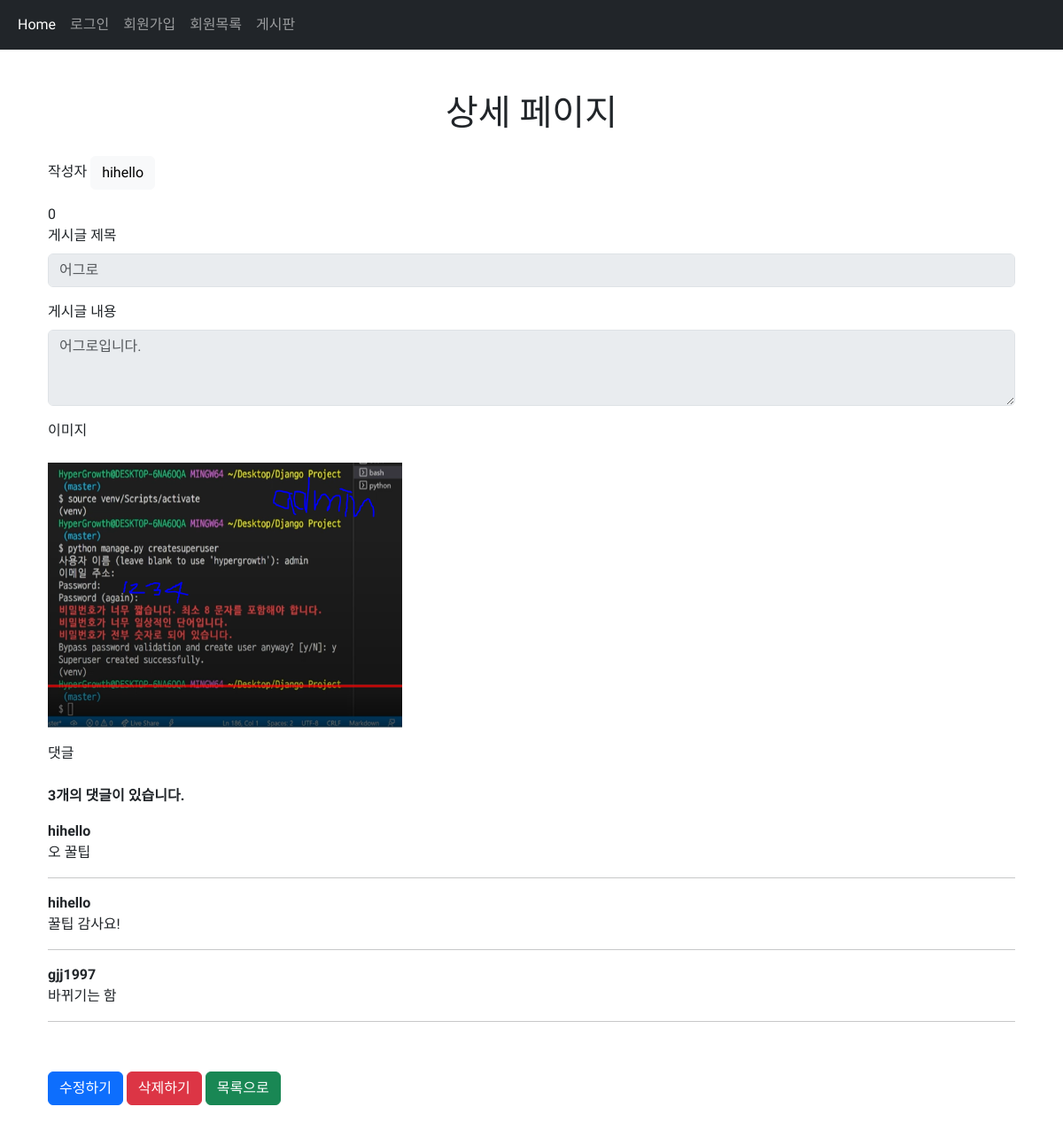
The app's page /articles/3/ with its own data.
### articles/models.py (models this page shows)
class Article(models.Model):
    title = models.CharField(max_length=20)
    content = models.TextField()
    image = models.ImageField(upload_to="images/", blank=True)
    thumbnail = ProcessedImageField(
        upload_to="images/",
        blank=True,
        processors=[ResizeToFill(1200, 960)],
        format="JPEG",
        options={"quality": 80},
    )
    user = models.ForeignKey(settings.AUTH_USER_MODEL, on_delete=models.CASCADE)
    like_users = models.ManyToManyField(
        settings.AUTH_USER_MODEL, related_name="like_articles"
    )

class Comment(models.Model):
    content = models.CharField(max_length=80)
    created_at = models.DateTimeField(auto_now_add=True)
    article = models.ForeignKey(Article, on_delete=models.CASCADE)
    user = models.ForeignKey(settings.AUTH_USER_MODEL, on_delete=models.CASCADE)

### accounts/models.py (models this page shows, shortened)
class User(AbstractUser):
    profile_image = models.ImageField(upload_to="images/", blank=True)
    followings = models.ManyToManyField(
        "self", symmetrical=False, related_name="followers"
    )

### articles/views.py (the view)
# urls.py: path("<int:pk>/", views.detail, name="detail"),
def detail(request, pk):
    article = Article.objects.get(pk=pk)
    comment_form = CommentForm()
    context = {
        "article": article,
        "comments": article.comment_set.all(),
        "comment_form": comment_form,
    }
    return render(request, "articles/detail.html", context)

### articles/forms.py
class CommentForm(forms.ModelForm):
    class Meta:
        model = Comment
        fields = [
            "content",
        ]

### articles/templates/articles/detail.html (shortened to what this page needs)
{% extends 'base.html' %}
{% load django_bootstrap5 %}
{% block body %}
<div class="container my-5">
    <h1 class='text-center my-4'>상세 페이지</h1>
    <div class="mb-3">
        <label for="exampleFormControlInput1" class="form-label">작성자</label>
        <button type="button" class="btn btn-light"><a href="{% url 'accounts:detail' article.user.pk %}"
                style="text-decoration: none; color: black;">
                {{article.user.username }}</a></button>
    </div>
    <span id="like-count">{{ article.like_users.count }}</span>
    <div class="mb-3">
        <label for="exampleFormControlInput1" class="form-label">게시글 제목</label>
        <input type="text" class="form-control" id="exampleFormControlInput1" placeholder="{{ article.title}}" disabled
            readonly>
    </div>
    <div class="mb-3">
        <label for="exampleFormControlTextarea1" class="form-label">게시글 내용</label>
        <textarea class="form-control" id="exampleFormControlTextarea1" placeholder="{{ article.content }}" rows="3"
            disabled readonly></textarea>
    </div>
    <div class="mb-3">
        <label for="exampleFormControlTextarea1" class="form-label">이미지</label>
    </div>
    <div class="mb-3">
        {% if article.image %}
        <img src="{{ article.image.url }}" alt="{{ article.image }}" width="400" height="300">
        {% else %}
        <p class="text-light bg-dark">이미지가 없습니다.</p>
        {% endif %}
    </div>
    <div class="mb-3">
        <label for="exampleFormControlInput1" class="form-label">댓글</label>
    </div>
    <div class="mb-3">
        {% if comments %}
        <p><b>{{ comments|length }}개의 댓글이 있습니다.</b></p>
        {% endif %}
    </div>
    <div class="commentList">
        <div id="comments">
            {% for comment in comments %}
            <div class="fw-bold">{{ comment.user.username }}</div>
            {{ comment.content }}
            {% if request.user == comment.user %}
            <div class="box-container">
                <form action="{% url 'articles:comments_update' article.pk comment.pk %}" method="POST">
                    {% csrf_token %}
                    <button type="submit" class="btn btn-warning my-3 float-right">댓글수정</button>
                </form>
                <form action="{% url 'articles:comments_delete' article.pk comment.pk %}" method="POST">
                    {% csrf_token %}
                    <button type="submit" class="btn btn-warning my-3 float-right">댓글삭제</button>
                </form>
            </div>
            <hr>
            {% else %}
            <hr>
            {% endif %}
            {% empty %}
            <p>작성된 댓글이 없습니다.</p>
            {% endfor %}
            <br>
        </div>
    </div>
    <a class="btn btn-primary my-3 float-right" href="{% url 'articles:update' article.pk %}">수정하기</a>
    <a class="btn btn-danger my-3 float-right" href="{% url 'articles:delete' article.pk %}">삭제하기</a>
    <a class="btn btn-success my-3 float-right" href="{% url 'articles:index' %}">목록으로</a>
    {% endblock %}

### pjt/templates/base.html (shortened to what this page needs)
{% load django_bootstrap5 %}
<!DOCTYPE html>
<html lang="ko">
<head>
    <link rel="stylesheet" href="https://cdn.jsdelivr.net/npm/bootstrap-icons@1.9.1/font/bootstrap-icons.css">
    <link href="https://cdn.jsdelivr.net/npm/bootstrap@5.2.2/dist/css/bootstrap.min.css" rel="stylesheet"
>
    {% bootstrap_css %}
</head>
<nav class="navbar navbar-expand-md navbar-dark bg-dark">
    {% if request.user.is_authenticated %}
    <div class="container-fluid">
        <div class="dropdown px-4 py-3" style="height:5rem; z-index:2;">
            <a class="btn btn-secondary start-0 d-flex justify-content-center align-items-center dropdown-toggle"
                href="#" role="button" data-bs-toggle="dropdown" aria-expanded="false">
                {% if request.user.profile_image %}
                <div class="rounded-circle bg-white"
                    style="width:35px; height:35px; background-image:url({{ request.user.profile_image.url }}); background-repeat:no-repeat; background-position:center; background-size:contain;);">
                </div>
                {% else %}
                <div class="rounded-circle"
                    style="width:35px; height:35px; background-image:url('https://dummyimage.com/35x35/000/fff');">
                </div>
                {% endif %}
                <div class="ms-2 text-start">
                    <p class="m-0 text-white" style="font-size:12px;">{{ request.user.username}}</p>
                </div>
            </a>
            <ul class="dropdown-menu">
                <li><a class="dropdown-item" href="{% url 'accounts:detail' user.pk %}">프로필</a></li>
                <li>
                    <a class="dropdown-item" href="{% url 'accounts:logout' %}">로그아웃</a>
                </li>
            </ul>
        </div>
        <button class="navbar-toggler" type="button" data-bs-toggle="collapse" data-bs-target="#navbarNav"
            aria-controls="navbarNav" aria-expanded="false" aria-label="Toggle navigation">
            <span class="navbar-toggler-icon"></span>
        </button>
        <div class="collapse navbar-collapse justify-content-start" id="navbarNav">
            <ul class="navbar-nav">
                <li class="nav-item">
                    <a class="nav-link active" aria-current="page" href="/">Home</a>
                </li>
                <li class="nav-item">
                    <a class="nav-link active" aria-current="page" href="{% url 'articles:index' %}">게시판</a>
                </li>
                <li class="nav-item">
                    <a class="nav-link active" aria-current="page" href="{% url 'accounts:index' %}">회원목록</a>
                </li>
                <li class="nav-item">
                    <a class="nav-link active" aria-current="page" href="{% url 'accounts:logout' %}">로그아웃</a>
                </li>
                <form class="d-flex" role="search" action="{% url 'articles:search' %}">
                    <input class="form-control me-2" type="search" placeholder="게시물의 제목을 입력하세요." aria-label="Search"
                        name="search">
                    <button class="btn btn-outline-success" type="submit">Search</button>
                </form>
                {% else %}
                <div class="container-fluid">
                    <div class="collapse navbar-collapse justify-content-start" id="navbarNav">
                        <ul class="navbar-nav">
                            <li class="nav-item">
                                <a class="nav-link active" aria-current="page" href="/">Home</a>
                            </li>
                            <li class="nav-item">
                                <a class="nav-link" href="{% url 'accounts:login' %}">로그인</a>
                            </li>
                            <li class="nav-item">
                                <a class="nav-link" href="{% url 'accounts:signup' %}">회원가입</a>
                            </li>
                            <li class="nav-item">
                                <a class="nav-link" href="{% url 'accounts:index' %}">회원목록</a>
                            </li>
                            <li class="nav-item">
                                <a class="nav-link" href="{% url 'articles:index' %}">게시판</a>
                            </li>
                    </div>
                    {% endif %}
        </div>
</nav>
<body>
    <div class="container my-5">
        {% block body %}
        {% endblock body %}
    </div>
</body>
</html>

### pjt/templates/base.html (style rules this page uses)
* { font-family: 'IBM Plex Sans KR', sans-serif; }

### records on screen
Article: user.username "hihello", like_users.count "0", title "어그로", content "어그로입니다.", image (picture)
Comment: user.username "hihello", content "오 꿀팁"
Comment: user.username "hihello", content "꿀팁 감사요!"
Comment: user.username "gjj1997", content "바뀌기는 함"

### other values on screen
{{ comments|length }} "3"
